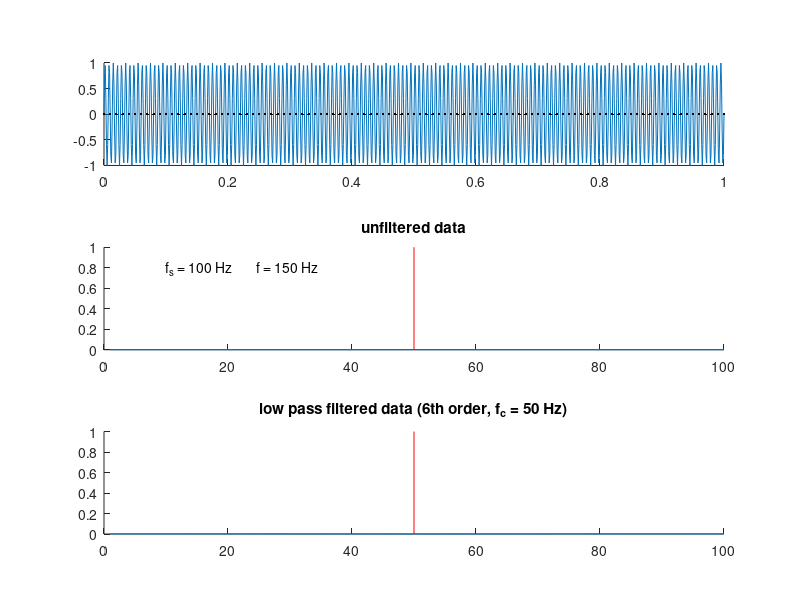

The MATLAB source for this figure:
clc
clear
close all

fs      = 100;
fa      = 1000;
Time    = 0 : 1/fa : 1;

AH1 = subplot(3, 1, 1);
AH2 = subplot(3, 1, 2);
AH3 = subplot(3, 1, 3);

[b, a] = butter(6, (fs/2)/(fa/2), 'z');

for Frequency = 1 : 1 : 150
    
    cla(AH1)
    cla(AH2)
    cla(AH3)

    hold(AH1, 'on')
    Data = sin(2*pi * Frequency * Time);
    plot(AH1, Time, Data)    
    ShortData = Data(1 : fa/fs : end);
    ShortTime = Time(1 : fa/fs : end);
    plot(AH1, ShortTime, ShortData, '.k')
    hold(AH1, 'off')
    
    hold(AH2, 'on')
    Length = length(ShortData);
    FftData = abs(fft(ShortData)) / Length;
    plot(AH2, linspace(1, fs, Length), FftData)
    plot(AH2, [fs/2; fs/2], [0; 1], 'r')
    text(10, 0.8, sprintf('f_s = %d Hz        f = %3d Hz', fs, Frequency), 'Parent', AH2)
    title(AH2, 'unfiltered data')
    ylim(AH2, [0 1])
    xlim(AH2, [0 fs])
    hold(AH2, 'on')
    
    hold(AH3, 'on')
    Length = length(ShortData);
    Data = filter(b, a, Data);
    ShortData = Data(1 : fa/fs : end);
    FftData = abs(fft(ShortData)) / Length;
    plot(AH3, linspace(1, fs, Length), FftData)
    plot(AH3, [fs/2; fs/2], [0; 1], 'r')
    title(AH3, 'low pass filtered data (6th order, f_c = 50 Hz)')
    ylim(AH3, [0 1])
    xlim(AH3, [0 fs])
    hold(AH3, 'on')
        
    pause(0.1)
    
end
